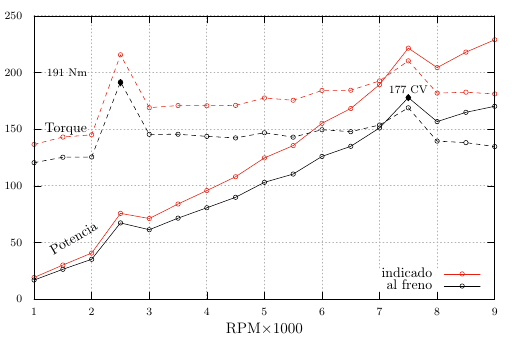

Recreate this plot in gnuplot.
ifile = 'primer_rend_vol.dat'
ofile = 'primer-potencia.tex'

set terminal tikz standalone color size 13cm,8cm
set termoption dash
set output ofile

set label 1 at 1.6, 156 "Torque" center rotate by 5
set label 2 at 1.5, 42 "Potencia" center rotate by 18

set label 3 at 7.5, 185 '177 CV' center font ',8'
set label 4 at 2.2, 190 '191 Nm' right font ',8'
set label 5 at 7.5, 177 '' point pt 13 lc -1 ps 1.5
set label 6 at 2.5, 191 '' point pt 13 lc -1 ps 1.5

set grid lw 1.5
set key bottom right

set autoscale xfixmax

set tics font ",8"
set xlabel "RPM$\\times$1000" font ",11"
set ylabel "Potencia[CV],Torque[Nm]" font ",11"

set lmargin at screen 0.05
set rmargin at screen 0.95
set bmargin at screen 0.05
set tmargin at screen 0.95
plot ifile using ($1/1000):4 lt 6 lc 7 w lp t 'indicado', \
     ifile using ($1/1000):5 lt 6 dt 2 lc 7 w lp t '', \
     ifile using ($1/1000):6 lt 6 lc -1 w lp t 'al freno', \
     ifile using ($1/1000):7 lt 6 dt 2 lc -1 w lp t '', \
